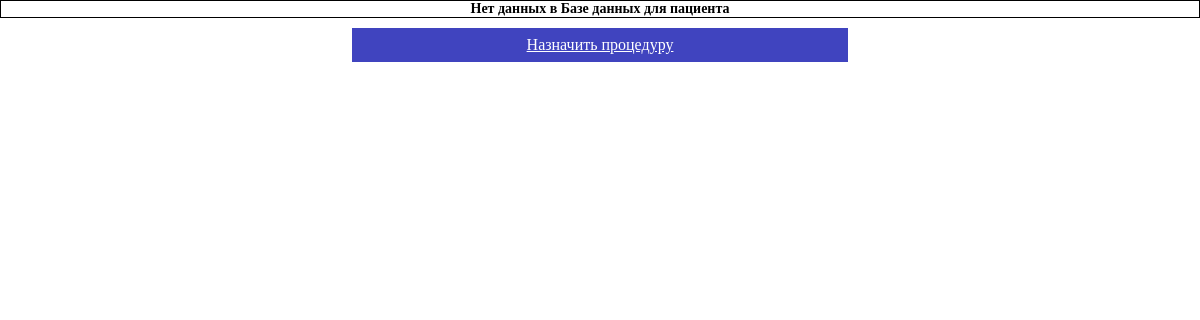
Page /serv.php?id=5233 (signed in) on the earlier database version.
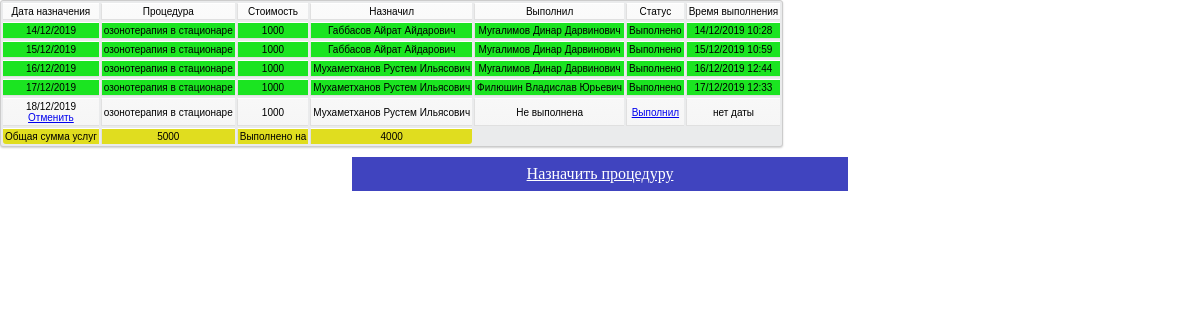
Same page on the later database version.
### tables this page shows
CREATE TABLE `items` (
  `id` int(11) NOT NULL AUTO_INCREMENT,
  `name` varchar(60) NOT NULL,
  `cost` text NOT NULL,
  `dist` text NOT NULL,
  `bonus` text NOT NULL,
  `bonusN` int(11) NOT NULL,
  PRIMARY KEY (`id`)
);

CREATE TABLE `usertbl` (
  `id` int(11) NOT NULL AUTO_INCREMENT,
  `fio` varchar(90) NOT NULL,
  `dol` text NOT NULL,
  `username` text NOT NULL,
  `password` text NOT NULL,
  `value` int(11) NOT NULL,
  `money_prevMonth` int(11) NOT NULL,
  `money` int(11) NOT NULL,
  `uslugi_prevMonth` int(11) NOT NULL,
  `uslugi` int(11) NOT NULL,
  PRIMARY KEY (`id`)
);

### serv.php (the view, shortened to what the changed rows need)
<!DOCTYPE html>
<html lang="en">
<head>
	<link rel="stylesheet" href="css/mini.css">
</head>
<body>
	<?php
	  if (isset($_GET['id'])){
          $idPacient = $_GET['id'];
        }
      else{
          if(isset($_SESSION['id_serv']))
            $idPacient = $_SESSION['id_serv'];
        }
	  include("includes/DB.php");
	  $typeuser = $_SESSION['typeUser'];
	  $patQuery = mysqli_query($connection, "SELECT * FROM patient WHERE id = '".$idPacient."'");
	  $namePat = mysqli_fetch_assoc($patQuery);
	  $doctor = mysqli_query($connection, "SELECT * FROM usertbl WHERE username = '".$_SESSION['session_username']."'");
	  $dataDOC = mysqli_fetch_assoc($doctor);
	  $idDoctor = $dataDOC['id'];
	  $serv = $namePat['sp_uslug'];
	  $flag = !empty($namePat['dateOut']);
	  $namePat = $namePat['fio'];
	  if (empty($serv)){
			echo "<div align = 'center'><h1>Нет данных в Базе данных для пациента ".$namePat."</h1></div>";
			if($flag == 0)
				if(($typeuser == 'doc') or ($typeuser == 'ddoc') or ($typeuser == 'su'))
					echo '<a target="_blank" class = "button" href="add.php?id='.$idPacient.'&flagadd=3">Назначить процедуру</a>';
			}
	  else{
			echo '<table align="center">';
				$listServ = explode(',', $serv);
				$countServ = count($listServ);
				$i = $allsum = $sumNow = 0;
				echo '<tr>';
					echo "<td>Дата назначения</td>";
					echo "<td>Процедура</td>";
					echo "<td>Стоимость</td>";
					echo "<td>Назначил</td>";
					echo "<td>Выполнил</td>";
					echo "<td>Статус</td>";
					echo "<td>Время выполнения</td>";
				echo '</tr>';
				while ($i < $countServ){
					$exListServ = explode('-', $listServ[$i]);
					$idServ = $exListServ[0];
					$idNaDoc = $exListServ[1];
					$idDoc = $exListServ[2];
					$dataN = $exListServ[5];
					if(isset($exListServ[6]))
						$servCost = $exListServ[6];
					else
						unset($servCost);
					$statusServ = $exListServ[3];
					if ($statusServ == 1)
						$dataServ = $exListServ[4];
					else
						$dataServ = 'нет даты';
					$query = mysqli_query($connection, "SELECT * FROM items WHERE id= '".$idServ."'");
					$data = mysqli_fetch_assoc($query);
					$nameServ = $data['name'];
					$costServ = $data['cost'];
					if($costServ>1)
						$allsum += $costServ;
					if ($idDoc == 0)
						$nameDoc = 'Не выполнена';
					else{
						$query = mysqli_query($connection, "SELECT fio FROM usertbl WHERE id= '".$idDoc."'");
						$data = mysqli_fetch_assoc($query);
						$nameDoc = $data['fio'];
						}
					$query1 = mysqli_query($connection, "SELECT fio FROM usertbl WHERE id= '".$idNaDoc."'");
					$data1 = mysqli_fetch_assoc($query1);
					$nameNDoc = $data1['fio'];
					echo '<tr>';
						if($statusServ == 0)
							if(($_SESSION['typeUser'] == 'doc') or ($_SESSION['typeUser'] == 'ddoc') or ($_SESSION['typeUser'] == 'su') or ($_SESSION['typeUser'] == 'psi')  or ($_SESSION['typeUser'] == 'stpsi'))
								$statServ = '<a class="rollover"  href="edit.php?flagedit=5&idPac='.$idPacient.'&idDoc='.$idDoctor.'&idArr='.$i.'">Выполнил</a>';
							else
								$statServ = 'Не выполнено';
						elseif($statusServ == 1){
							if($costServ>1)
								$sumNow += $costServ;
							$statServ = 'Выполнено';
							}
						if ($nameDoc == 'Не выполнена'){
							echo '<td>'.$dataN.'<br><a href="edit.php?flagedit=11&id='.$idPacient.'&date='.$dataN.'&idServ='.$idServ.'">Отменить</a></td>';
							echo '<td>'.$nameServ.'</td>';
							if(isset($servCost))
								echo '<td>'.$servCost.'</td>';
							else
								echo '<td>'.$costServ.'</td>';
							echo '<td>'.$nameNDoc.'</td>
							<td>'.$nameDoc.'</td>
							<td>'.$statServ.'</td>
							<td>'.$dataServ.'</td>';
							}
						else{
							if($typeuser == 'su')
								echo '<td style="background: hsl(122, 79%, 50%);">'.$dataN.'<br><a href="edit.php?flagedit=11&id='.$idPacient.'&date='.$dataN.'&idServ='.$idServ.'">Отменить</a></td>
								<td style="background: hsl(122, 79%, 50%);">'.$nameServ.'</td>';
							else
								echo '<td style="background: hsl(122, 79%, 50%);">'.$dataN.'</td>
								<td style="background: hsl(122, 79%, 50%);">'.$nameServ.'</td>';
							if(isset($servCost))
								echo '<td style="background: hsl(122, 79%, 50%);">'.$servCost.'</td>';
							else
								echo '<td style="background: hsl(122, 79%, 50%);">'.$costServ.'</td>';
							echo '<td style="background: hsl(122, 79%, 50%);">'.$nameNDoc.'</td>
							<td style="background: hsl(122, 79%, 50%);">'.$nameDoc;
							echo'</td><td style="background: hsl(122, 79%, 50%);">'.$statServ.'</td>
							<td style="background: hsl(122, 79%, 50%);">'.$dataServ.'</td>';
							}
						$i++;
						}
					echo '</tr>';
					echo '<tr>';
						echo "<td rowspan='2' style=\"background: hsl(59, 76%, 50%);\">Общая сумма услуг</td>";
						echo "<td style=\"background: hsl(59, 76%, 50%);\">".$allsum."</td>";
						echo '<td style="background: hsl(59, 76%, 50%);">Выполнено на</td>';
						echo '<td style="background: hsl(59, 76%, 50%);">'.$sumNow.'</td>';
					echo '</tr>';
			echo '</table>';
			if($flag == 0)
				if(($typeuser == 'doc') or ($typeuser == 'ddoc') or ($typeuser == 'su'))
					echo '<a target="_blank" class = "button" href="add.php?id='.$idPacient.'&flagadd=3">Назначить процедуру</a>';
		}
	?>
</body>
</html>

Differences in the rows shown:
now on this page (row unchanged): items: name "озонотерапия в стационаре", cost "1000"
now on this page (row edited): usertbl: fio "Габбасов Айрат Айдарович"
now on this page (row edited): usertbl: fio "Мугалимов Динар Дарвинович"
now on this page (row edited): usertbl: fio "Мухаметханов Рустем Ильясович"
now on this page (row edited): usertbl: fio "Филюшин Владислав Юрьевич"
Other differences:
$allsum: (not shown) → "5000"
$sumNow: (not shown) → "4000"
text no longer shown: "Нет данных в Базе данных для пациента"
text now shown: "Дата назначения Процедура Стоимость Назначил Выполнил Статус Время выполнения Общая сумма услуг Выполнено на"
new list line: "14/12/2019 Выполнено 14/12/2019 10:28"
new list line: "15/12/2019 Выполнено 15/12/2019 10:59"
new list line: "16/12/2019 Выполнено 16/12/2019 12:44"
new list line: "17/12/2019 Выполнено 17/12/2019 12:33"
new list line: "18/12/2019 Отменить Не выполнена Выполнил нет даты"
